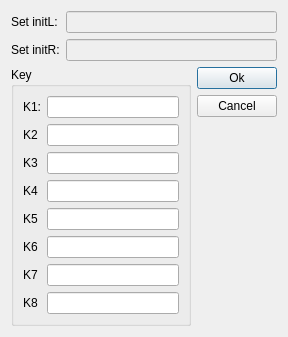
<?xml version="1.0" encoding="UTF-8"?>
<ui version="4.0">
 <class>KeyDialog</class>
 <widget class="QDialog" name="KeyDialog">
  <property name="geometry">
   <rect>
    <x>0</x>
    <y>0</y>
    <width>288</width>
    <height>311</height>
   </rect>
  </property>
  <property name="sizePolicy">
   <sizepolicy hsizetype="Fixed" vsizetype="Fixed">
    <horstretch>0</horstretch>
    <verstretch>0</verstretch>
   </sizepolicy>
  </property>
  <property name="windowTitle">
   <string>Key</string>
  </property>
  <layout class="QGridLayout" name="gridLayout_3">
   <item row="0" column="0">
    <layout class="QHBoxLayout" name="horizontalLayout">
     <item>
      <layout class="QVBoxLayout" name="verticalLayout_3">
       <item>
        <widget class="QLabel" name="label_2">
         <property name="text">
          <string>Set initL:</string>
         </property>
        </widget>
       </item>
       <item>
        <widget class="QLabel" name="label_3">
         <property name="text">
          <string>Set initR:</string>
         </property>
        </widget>
       </item>
      </layout>
     </item>
     <item>
      <layout class="QVBoxLayout" name="verticalLayout_2">
       <item>
        <widget class="QLineEdit" name="initL">
         <property name="enabled">
          <bool>false</bool>
         </property>
        </widget>
       </item>
       <item>
        <widget class="QLineEdit" name="initR">
         <property name="enabled">
          <bool>false</bool>
         </property>
        </widget>
       </item>
      </layout>
     </item>
    </layout>
   </item>
   <item row="1" column="0">
    <layout class="QGridLayout" name="gridLayout_2">
     <item row="0" column="0">
      <widget class="QGroupBox" name="groupBox">
       <property name="title">
        <string>Key</string>
       </property>
       <property name="flat">
        <bool>false</bool>
       </property>
       <layout class="QGridLayout" name="gridLayout">
        <item row="6" column="1">
         <widget class="QLineEdit" name="k6"/>
        </item>
        <item row="7" column="1">
         <widget class="QLineEdit" name="k7"/>
        </item>
        <item row="8" column="1">
         <widget class="QLineEdit" name="k8"/>
        </item>
        <item row="2" column="1">
         <widget class="QLineEdit" name="k3"/>
        </item>
        <item row="5" column="1">
         <widget class="QLineEdit" name="k5"/>
        </item>
        <item row="0" column="1">
         <widget class="QLineEdit" name="k1">
          <property name="text">
           <string/>
          </property>
         </widget>
        </item>
        <item row="1" column="1">
         <widget class="QLineEdit" name="k2"/>
        </item>
        <item row="3" column="1">
         <widget class="QLineEdit" name="k4"/>
        </item>
        <item row="0" column="0">
         <widget class="QLabel" name="label">
          <property name="text">
           <string>K1:</string>
          </property>
         </widget>
        </item>
        <item row="1" column="0">
         <widget class="QLabel" name="label_4">
          <property name="text">
           <string>K2</string>
          </property>
         </widget>
        </item>
        <item row="2" column="0">
         <widget class="QLabel" name="label_5">
          <property name="text">
           <string>K3</string>
          </property>
         </widget>
        </item>
        <item row="3" column="0">
         <widget class="QLabel" name="label_6">
          <property name="text">
           <string>K4</string>
          </property>
         </widget>
        </item>
        <item row="5" column="0">
         <widget class="QLabel" name="label_7">
          <property name="text">
           <string>K5</string>
          </property>
         </widget>
        </item>
        <item row="6" column="0">
         <widget class="QLabel" name="label_8">
          <property name="text">
           <string>K6</string>
          </property>
         </widget>
        </item>
        <item row="7" column="0">
         <widget class="QLabel" name="label_9">
          <property name="text">
           <string>K7</string>
          </property>
         </widget>
        </item>
        <item row="8" column="0">
         <widget class="QLabel" name="label_10">
          <property name="text">
           <string>K8</string>
          </property>
         </widget>
        </item>
       </layout>
      </widget>
     </item>
     <item row="0" column="1">
      <layout class="QVBoxLayout" name="verticalLayout">
       <item>
        <widget class="QPushButton" name="okButton">
         <property name="text">
          <string>Ok</string>
         </property>
        </widget>
       </item>
       <item>
        <widget class="QPushButton" name="cancelButton">
         <property name="text">
          <string>Cancel</string>
         </property>
        </widget>
       </item>
       <item>
        <spacer name="verticalSpacer">
         <property name="orientation">
          <enum>Qt::Vertical</enum>
         </property>
         <property name="sizeHint" stdset="0">
          <size>
           <width>20</width>
           <height>40</height>
          </size>
         </property>
        </spacer>
       </item>
      </layout>
     </item>
    </layout>
   </item>
  </layout>
 </widget>
 <tabstops>
  <tabstop>initL</tabstop>
  <tabstop>initR</tabstop>
  <tabstop>k1</tabstop>
  <tabstop>k2</tabstop>
  <tabstop>k3</tabstop>
  <tabstop>k4</tabstop>
  <tabstop>k5</tabstop>
  <tabstop>k6</tabstop>
  <tabstop>k7</tabstop>
  <tabstop>k8</tabstop>
  <tabstop>okButton</tabstop>
  <tabstop>cancelButton</tabstop>
 </tabstops>
 <resources/>
 <connections/>
</ui>
